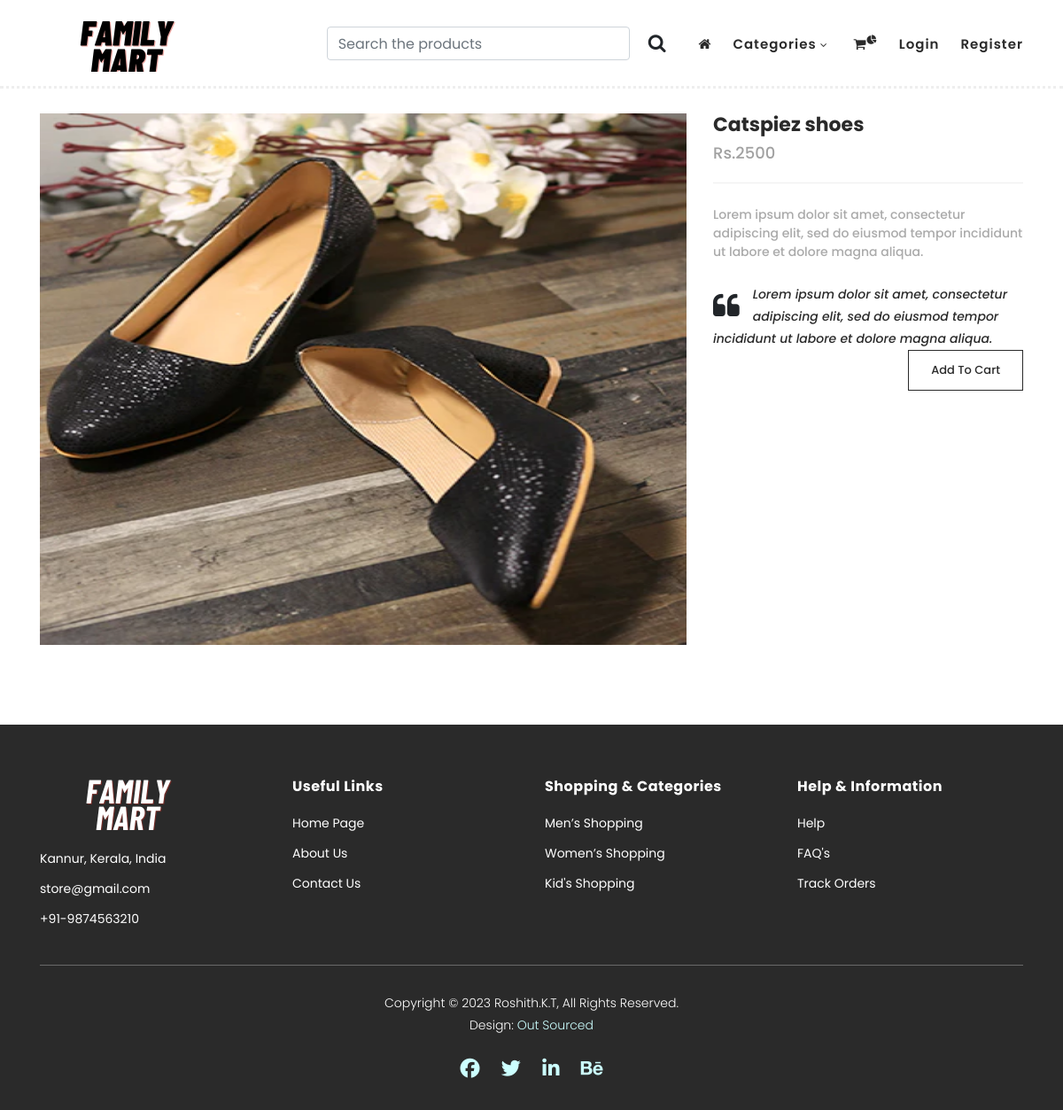
Page /singleProductView/catspiez-shoes on the committed database.
### wholeshopview/models.py (models this page shows, shortened)
class Product(models.Model):
    name=models.CharField(max_length=255)
    slug=models.SlugField(unique=True,blank=True)
    category=models.ForeignKey(Category,on_delete=models.CASCADE,blank=True,null=True)
    type=models.ForeignKey(Type,on_delete=models.CASCADE,blank=True,null=True)
    price=models.IntegerField()
    description=models.TextField(max_length=2500,blank=True)
    image=models.ImageField(upload_to='product_images')

### wholeshopview/views.py (the view)
# urls.py: path('singleProductView/<slug:slug>',views.singleProductView,name='singleProductView'),
def singleProductView(request, slug):
    product = Product.objects.get(slug=slug)
    context = {
        'product': product
    }
    return render(request, 'wholeshopview/single_product_view.html', context)

### templates/wholeshopview/single_product_view.html
{% extends 'base/base.html' %}
{% block start %}
<br />
<br />
<section class="section" id="product">
  <div class="container">
    <div class="row">
      <div class="col-lg-8">
        <div class="left-images">
          <img src="{{product.image.url}}" alt=""  width="400" height="600">
        </div>
      </div>
      <div class="col-lg-4">
        <div class="right-content">
          <h4>{{product.name}}</h4>
          <span class="price">Rs.{{product.price}}</span>
          <span
            >{{product.description}}</span
          >
          <div class="quote">
            <i class="fa fa-quote-left"></i>
            <p>
              {{product.description}}
            </p>
          </div>
          <div class="total">
            <div class="main-border-button"><a href="{% url 'cart:add_to_cart' product.id %}">Add To Cart</a></div>
          </div>
        </div>
      </div>
    </div>
  </div>
</section>
{% endblock %}

### static/css/templatemo-hexashop.css (style rules this page uses)
html, body, div, span, applet, object, iframe, h1, h2, h3, h4, h5, h6, p, blockquote, div pre, a, abbr, acronym, address, big, cite, code, del, dfn, em, font, img, ins, kbd, q, s, samp, small, strike, strong, sub, sup, tt, var, b, u, i, center, dl, dt, dd, ol, ul, li, figure, header, nav, section, article, aside, footer, figcaption { margin: 0; padding: 0; border: 0; outline: 0; }
header, nav, section, article, aside, footer, hgroup { display: block; }
* { box-sizing: border-box; }
html, body { font-family: 'Poppins', sans-serif; font-weight: 400; background-color: #fff; font-size: 16px; -ms-text-size-adjust: 100%; -webkit-font-smoothing: antialiased; -moz-osx-font-smoothing: grayscale; }
a { text-decoration: none !important; }
h1, h2, h3, h4, h5, h6 { margin-top: 0px; margin-bottom: 0px; }
p { font-size: 14px; line-height: 25px; color: #2a2a2a; }
html, body { background: #fff; font-family: 'Poppins', sans-serif; }
.main-border-button a { font-size: 13px; color: #fff; border: 1px solid #fff; padding: 12px 25px; display: inline-block; font-weight: 500; transition: all .3s; }
#product { margin-top: 80px; }
#product .left-images img { width: 100%; overflow: hidden; margin-bottom: 30px; }
#product .right-content { position: relative; z-index: 3; background-color: #fff; }
#product .right-content h4 { font-size: 22px; color: #2a2a2a; font-weight: 700; margin-bottom: 0px; }
#product .right-content span.price { font-size: 18px; color: #a1a1a1; font-weight: 500; display: block; margin-top: 5px; border-bottom: 1px solid #eee; padding-bottom: 20px; }
#product .right-content span { font-size: 14px; color: #aaaaaa; font-weight: 500; display: block; margin-top: 25px; }
#product .right-content .quote { margin-top: 25px; }
#product .right-content .quote i { float: left; font-size: 32px; margin-right: 15px; margin-top: 10px; }
#product .right-content .quote p { font-style: italic; color: #2a2a2a; font-weight: 500; }
#product .right-content p { font-size: 14px; color: #aaaaaa; font-weight: 500; display: block; margin-top: 25px; }
.total .main-border-button { text-align: right; }
.total .main-border-button a { border-color: #2a2a2a; color: #2a2a2a; }

### static/css/cart.css (style rules this page uses)
a:link { text-decoration: none; }

### rows in the picture
Product: image (picture), name "Catspiez shoes", price "2500", description "Lorem ipsum dolor sit amet, consectetur adipiscing elit, sed do eiusmod tempor incididunt ut labore et dolore magna aliqua."
